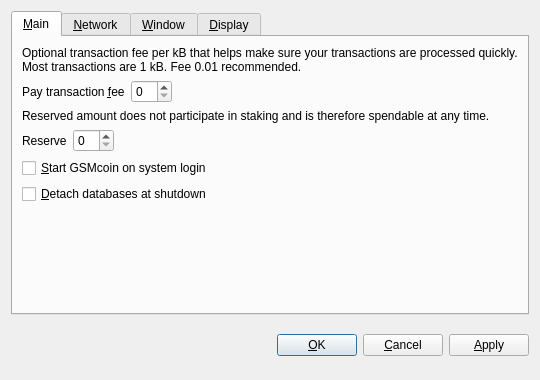
<?xml version="1.0" encoding="UTF-8"?>
<ui version="4.0">
 <class>OptionsDialog</class>
 <widget class="QDialog" name="OptionsDialog">
  <property name="geometry">
   <rect>
    <x>0</x>
    <y>0</y>
    <width>540</width>
    <height>380</height>
   </rect>
  </property>
  <property name="windowTitle">
   <string>Options</string>
  </property>
  <property name="modal">
   <bool>true</bool>
  </property>
  <layout class="QVBoxLayout" name="verticalLayout">
   <item>
    <widget class="QTabWidget" name="tabWidget">
     <property name="tabPosition">
      <enum>QTabWidget::North</enum>
     </property>
     <property name="currentIndex">
      <number>0</number>
     </property>
     <widget class="QWidget" name="tabMain">
      <attribute name="title">
       <string>&amp;Main</string>
      </attribute>
      <layout class="QVBoxLayout" name="verticalLayout_Main">
       <item>
        <widget class="QLabel" name="transactionFeeInfoLabel">
         <property name="text">
          <string>Optional transaction fee per kB that helps make sure your transactions are processed quickly. Most transactions are 1 kB. Fee 0.01 recommended.</string>
         </property>
         <property name="textFormat">
          <enum>Qt::PlainText</enum>
         </property>
         <property name="wordWrap">
          <bool>true</bool>
         </property>
        </widget>
       </item>
       <item>
        <layout class="QHBoxLayout" name="horizontalLayoutFee">
         <item>
          <widget class="QLabel" name="transactionFeeLabel">
           <property name="text">
            <string>Pay transaction &amp;fee</string>
           </property>
           <property name="textFormat">
            <enum>Qt::PlainText</enum>
           </property>
           <property name="buddy">
            <cstring>transactionFee</cstring>
           </property>
          </widget>
         </item>
         <item>
          <widget class="BitcoinAmountField" name="transactionFee"/>
         </item>
         <item>
          <spacer name="horizontalSpacerFee">
           <property name="orientation">
            <enum>Qt::Horizontal</enum>
           </property>
           <property name="sizeHint" stdset="0">
            <size>
             <width>40</width>
             <height>20</height>
            </size>
           </property>
          </spacer>
         </item>
        </layout>
       </item>
       <item>
        <widget class="QLabel" name="reserveBalanceInfoLabel">
         <property name="text">
          <string>Reserved amount does not participate in staking and is therefore spendable at any time.</string>
         </property>
         <property name="textFormat">
          <enum>Qt::PlainText</enum>
         </property>
         <property name="wordWrap">
          <bool>true</bool>
         </property>
        </widget>
       </item>
       <item>
        <layout class="QHBoxLayout" name="horizontalLayoutReserveBalance">
         <item>
          <widget class="QLabel" name="reserveBalanceLabel">
           <property name="text">
            <string>Reserve</string>
           </property>
           <property name="textFormat">
            <enum>Qt::PlainText</enum>
           </property>
           <property name="buddy">
            <cstring>reserveBalance</cstring>
           </property>
          </widget>
         </item>
         <item>
          <widget class="BitcoinAmountField" name="reserveBalance"/>
         </item>
         <item>
          <spacer name="horizontalSpacerReserveBalance">
           <property name="orientation">
            <enum>Qt::Horizontal</enum>
           </property>
           <property name="sizeHint" stdset="0">
            <size>
             <width>40</width>
             <height>20</height>
            </size>
           </property>
          </spacer>
         </item>
        </layout>
       </item>
       <item>
        <widget class="QCheckBox" name="bitcoinAtStartup">
         <property name="toolTip">
          <string>Automatically start GSMcoin after logging in to the system.</string>
         </property>
         <property name="text">
          <string>&amp;Start GSMcoin on system login</string>
         </property>
        </widget>
       </item>
       <item>
        <widget class="QCheckBox" name="detachDatabases">
         <property name="toolTip">
          <string>Detach block and address databases at shutdown. This means they can be moved to another data directory, but it slows down shutdown. The wallet is always detached.</string>
         </property>
         <property name="text">
          <string>&amp;Detach databases at shutdown</string>
         </property>
        </widget>
       </item>
       <item>
        <spacer name="verticalSpacer_Main">
         <property name="orientation">
          <enum>Qt::Vertical</enum>
         </property>
         <property name="sizeHint" stdset="0">
          <size>
           <width>20</width>
           <height>40</height>
          </size>
         </property>
        </spacer>
       </item>
      </layout>
     </widget>
     <widget class="QWidget" name="tabNetwork">
      <attribute name="title">
       <string>&amp;Network</string>
      </attribute>
      <layout class="QVBoxLayout" name="verticalLayout_Network">
       <item>
        <widget class="QCheckBox" name="mapPortUpnp">
         <property name="toolTip">
          <string>Automatically open the GSMcoin client port on the router. This only works when your router supports UPnP and it is enabled.</string>
         </property>
         <property name="text">
          <string>Map port using &amp;UPnP</string>
         </property>
        </widget>
       </item>
       <item>
        <widget class="QCheckBox" name="connectSocks">
         <property name="toolTip">
          <string>Connect to the GSMcoin network through a SOCKS proxy (e.g. when connecting through Tor).</string>
         </property>
         <property name="text">
          <string>&amp;Connect through SOCKS proxy:</string>
         </property>
        </widget>
       </item>
       <item>
        <layout class="QHBoxLayout" name="horizontalLayout_Network">
         <item>
          <widget class="QLabel" name="proxyIpLabel">
           <property name="text">
            <string>Proxy &amp;IP:</string>
           </property>
           <property name="textFormat">
            <enum>Qt::PlainText</enum>
           </property>
           <property name="buddy">
            <cstring>proxyIp</cstring>
           </property>
          </widget>
         </item>
         <item>
          <widget class="QValidatedLineEdit" name="proxyIp">
           <property name="maximumSize">
            <size>
             <width>140</width>
             <height>16777215</height>
            </size>
           </property>
           <property name="toolTip">
            <string>IP address of the proxy (e.g. 127.0.0.1)</string>
           </property>
          </widget>
         </item>
         <item>
          <widget class="QLabel" name="proxyPortLabel">
           <property name="text">
            <string>&amp;Port:</string>
           </property>
           <property name="textFormat">
            <enum>Qt::PlainText</enum>
           </property>
           <property name="buddy">
            <cstring>proxyPort</cstring>
           </property>
          </widget>
         </item>
         <item>
          <widget class="QLineEdit" name="proxyPort">
           <property name="maximumSize">
            <size>
             <width>55</width>
             <height>16777215</height>
            </size>
           </property>
           <property name="toolTip">
            <string>Port of the proxy (e.g. 9050)</string>
           </property>
          </widget>
         </item>
         <item>
          <widget class="QLabel" name="socksVersionLabel">
           <property name="text">
            <string>SOCKS &amp;Version:</string>
           </property>
           <property name="textFormat">
            <enum>Qt::PlainText</enum>
           </property>
           <property name="buddy">
            <cstring>socksVersion</cstring>
           </property>
          </widget>
         </item>
         <item>
          <widget class="QValueComboBox" name="socksVersion">
           <property name="toolTip">
            <string>SOCKS version of the proxy (e.g. 5)</string>
           </property>
          </widget>
         </item>
         <item>
          <spacer name="horizontalSpacer_Network">
           <property name="orientation">
            <enum>Qt::Horizontal</enum>
           </property>
           <property name="sizeHint" stdset="0">
            <size>
             <width>40</width>
             <height>20</height>
            </size>
           </property>
          </spacer>
         </item>
        </layout>
       </item>
       <item>
        <spacer name="verticalSpacer_Network">
         <property name="orientation">
          <enum>Qt::Vertical</enum>
         </property>
         <property name="sizeHint" stdset="0">
          <size>
           <width>20</width>
           <height>40</height>
          </size>
         </property>
        </spacer>
       </item>
      </layout>
     </widget>
     <widget class="QWidget" name="tabWindow">
      <attribute name="title">
       <string>&amp;Window</string>
      </attribute>
      <layout class="QVBoxLayout" name="verticalLayout_Window">
       <item>
        <widget class="QCheckBox" name="minimizeToTray">
         <property name="toolTip">
          <string>Show only a tray icon after minimizing the window.</string>
         </property>
         <property name="text">
          <string>&amp;Minimize to the tray instead of the taskbar</string>
         </property>
        </widget>
       </item>
       <item>
        <widget class="QCheckBox" name="minimizeOnClose">
         <property name="toolTip">
          <string>Minimize instead of exit the application when the window is closed. When this option is enabled, the application will be closed only after selecting Quit in the menu.</string>
         </property>
         <property name="text">
          <string>M&amp;inimize on close</string>
         </property>
        </widget>
       </item>
       <item>
        <spacer name="verticalSpacer_Window">
         <property name="orientation">
          <enum>Qt::Vertical</enum>
         </property>
         <property name="sizeHint" stdset="0">
          <size>
           <width>20</width>
           <height>40</height>
          </size>
         </property>
        </spacer>
       </item>
      </layout>
     </widget>
     <widget class="QWidget" name="tabDisplay">
      <attribute name="title">
       <string>&amp;Display</string>
      </attribute>
      <layout class="QVBoxLayout" name="verticalLayout_Display">
       <item>
        <layout class="QHBoxLayout" name="horizontalLayout_1_Display">
         <item>
          <widget class="QLabel" name="langLabel">
           <property name="text">
            <string>User Interface &amp;language:</string>
           </property>
           <property name="textFormat">
            <enum>Qt::PlainText</enum>
           </property>
           <property name="buddy">
            <cstring>lang</cstring>
           </property>
          </widget>
         </item>
         <item>
          <widget class="QValueComboBox" name="lang">
           <property name="toolTip">
            <string>The user interface language can be set here. This setting will take effect after restarting GSMcoin.</string>
           </property>
          </widget>
         </item>
        </layout>
       </item>
       <item>
        <layout class="QHBoxLayout" name="horizontalLayout_2_Display">
         <item>
          <widget class="QLabel" name="unitLabel">
           <property name="text">
            <string>&amp;Unit to show amounts in:</string>
           </property>
           <property name="textFormat">
            <enum>Qt::PlainText</enum>
           </property>
           <property name="buddy">
            <cstring>unit</cstring>
           </property>
          </widget>
         </item>
         <item>
          <widget class="QValueComboBox" name="unit">
           <property name="toolTip">
            <string>Choose the default subdivision unit to show in the interface and when sending coins.</string>
           </property>
          </widget>
         </item>
        </layout>
       </item>
       <item>
        <widget class="QCheckBox" name="displayAddresses">
         <property name="toolTip">
          <string>Whether to show GSMcoin addresses in the transaction list or not.</string>
         </property>
         <property name="text">
          <string>&amp;Display addresses in transaction list</string>
         </property>
        </widget>
       </item>
       <item>
        <widget class="QCheckBox" name="coinControlFeatures">
         <property name="toolTip">
          <string>Whether to show coin control features or not.</string>
         </property>
         <property name="text">
          <string>Display coin &amp;control features (experts only!)</string>
         </property>
        </widget>
       </item>
       <item>
        <spacer name="verticalSpacer_Display">
         <property name="orientation">
          <enum>Qt::Vertical</enum>
         </property>
         <property name="sizeHint" stdset="0">
          <size>
           <width>20</width>
           <height>40</height>
          </size>
         </property>
        </spacer>
       </item>
      </layout>
     </widget>
    </widget>
   </item>
   <item>
    <layout class="QHBoxLayout" name="horizontalLayout_Buttons">
     <item>
      <spacer name="horizontalSpacer_1">
       <property name="orientation">
        <enum>Qt::Horizontal</enum>
       </property>
       <property name="sizeHint" stdset="0">
        <size>
         <width>40</width>
         <height>48</height>
        </size>
       </property>
      </spacer>
     </item>
     <item>
      <widget class="QLabel" name="statusLabel">
       <property name="font">
        <font>
         <weight>75</weight>
         <bold>true</bold>
        </font>
       </property>
       <property name="text">
        <string/>
       </property>
       <property name="textFormat">
        <enum>Qt::PlainText</enum>
       </property>
       <property name="wordWrap">
        <bool>true</bool>
       </property>
      </widget>
     </item>
     <item>
      <spacer name="horizontalSpacer_2">
       <property name="orientation">
        <enum>Qt::Horizontal</enum>
       </property>
       <property name="sizeHint" stdset="0">
        <size>
         <width>40</width>
         <height>48</height>
        </size>
       </property>
      </spacer>
     </item>
     <item>
      <widget class="QPushButton" name="okButton">
       <property name="text">
        <string>&amp;OK</string>
       </property>
      </widget>
     </item>
     <item>
      <widget class="QPushButton" name="cancelButton">
       <property name="text">
        <string>&amp;Cancel</string>
       </property>
       <property name="autoDefault">
        <bool>false</bool>
       </property>
      </widget>
     </item>
     <item>
      <widget class="QPushButton" name="applyButton">
       <property name="text">
        <string>&amp;Apply</string>
       </property>
       <property name="autoDefault">
        <bool>false</bool>
       </property>
      </widget>
     </item>
    </layout>
   </item>
  </layout>
 </widget>
 <customwidgets>
  <customwidget>
   <class>BitcoinAmountField</class>
   <extends>QSpinBox</extends>
   <header>bitcoinamountfield.h</header>
  </customwidget>
  <customwidget>
   <class>QValueComboBox</class>
   <extends>QComboBox</extends>
   <header>qvaluecombobox.h</header>
  </customwidget>
  <customwidget>
   <class>QValidatedLineEdit</class>
   <extends>QLineEdit</extends>
   <header>qvalidatedlineedit.h</header>
  </customwidget>
 </customwidgets>
 <resources/>
 <connections/>
</ui>
